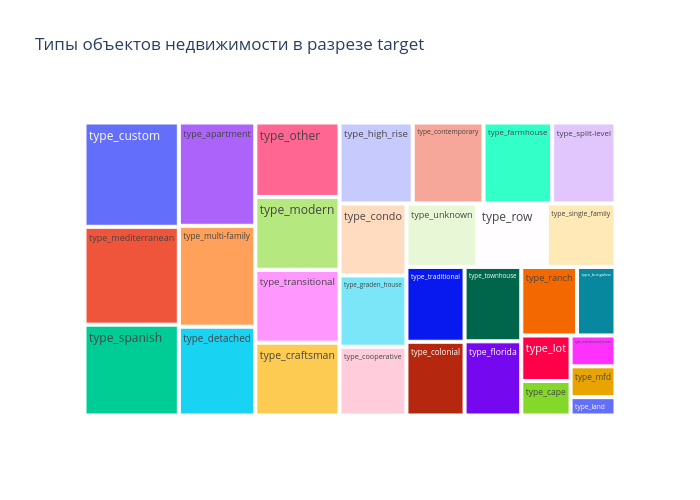

Write notebook code for a chart like this one.
### Markdown cell above
#### **Типы объектов недвижимости в разрезе `target`**

### Code cell
# агрегируем типы недвижимости по медианне target
df_median = agg_func(house_df, 'target', 'type', count_types=False)
ranked_analysis_plot(df_median, 'Type', 'target', 'Типы объектов недвижимости в разрезе target')

### Figure 1 — Plotly figure (JSON) as saved in the notebook; plotly's stock layout.template omitted (floating-point values rounded to 4 significant figures)
{"data": [{"branchvalues": "total", "domain": {"x": [0, 1], "y": [0, 1]}, "hovertemplate": "labels=%{label}<br>target=%{value}<br>parent=%{parent}<br>id=%{id}<extra></extra>", "ids": ["type_apartment", "type_bungalow", "type_cape", "type_colonial", "type_condo", "type_contemporary", "type_cooperative", "type_craftsman", "type_custom", "type_detached", "type_farmhouse", "type_florida", "type_graden_house", "type_high_rise", "type_land", "type_lot", "type_manufactured_house", "type_mediterranean", "type_mfd", "type_modern", "type_multi-family", "type_other", "type_ranch", "type_row", "type_single_family", "type_spanish", "type_split-level", "type_townhouse", "type_traditional", "type_transitional", "type_unknown"], "labels": ["type_apartment", "type_bungalow", "type_cape", "type_colonial", "type_condo", "type_contemporary", "type_cooperative", "type_craftsman", "type_custom", "type_detached", "type_farmhouse", "type_florida", "type_graden_house", "type_high_rise", "type_land", "type_lot", "type_manufactured_house", "type_mediterranean", "type_mfd", "type_modern", "type_multi-family", "type_other", "type_ranch", "type_row", "type_single_family", "type_spanish", "type_split-level", "type_townhouse", "type_traditional", "type_transitional", "type_unknown"], "name": "", "parents": ["", "", "", "", "", "", "", "", "", "", "", "", "", "", "", "", "", "", "", "", "", "", "", "", "", "", "", "", "", "", ""], "type": "treemap", "values": [599000, 199945, 129000, 325000, 365000, 435000, 349000, 464990, 745950, 515000, 421700, 319000, 361750, 449500, 62500, 170000, 105000, 699900, 105000, 465000, 585000, 475000, 289900, 334975, 329900, 650000, 389000, 320000, 329891, 464999, 340000]}], "layout": {"height": 500, "legend": {"tracegroupgap": 0}, "title": {"text": "Типы объектов недвижимости в разрезе target"}, "width": 700}}
